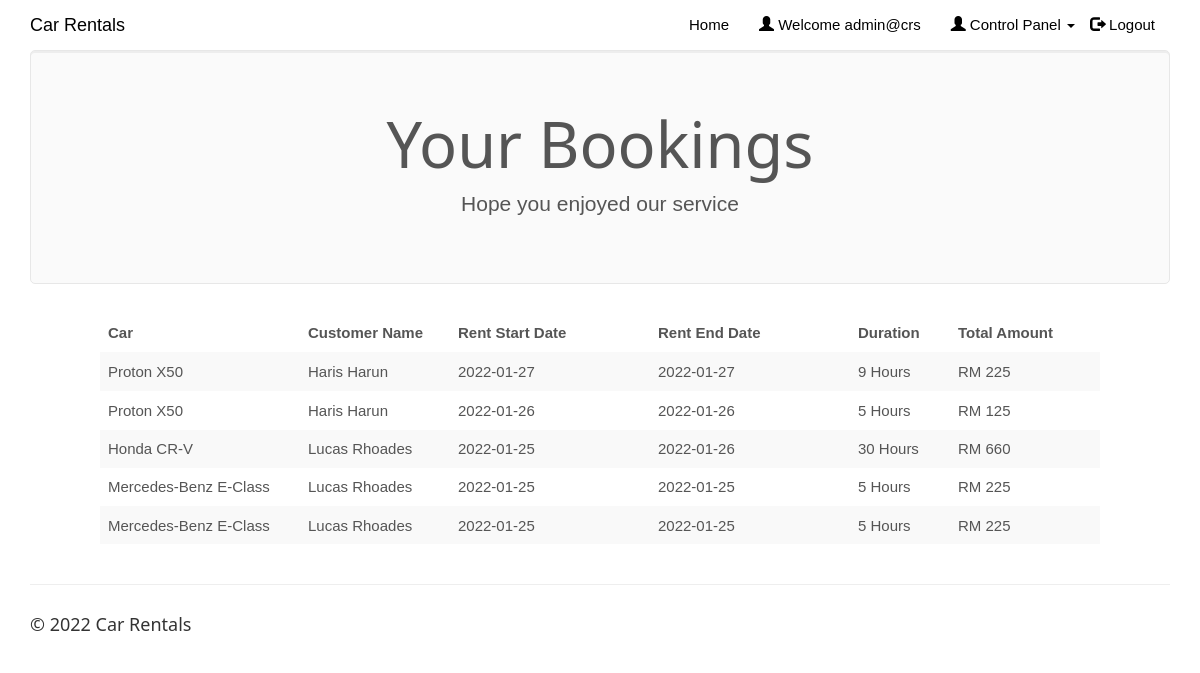
Page /php/clientview.php (signed in) on the committed database.
### tables this page shows
CREATE TABLE `rentedcars` (
  `id` int(100) NOT NULL,
  `customer_username` varchar(50) NOT NULL,
  `car_id` int(20) NOT NULL,
  `booking_date` date NOT NULL,
  `rent_start_date` date NOT NULL,
  `rent_end_date` date NOT NULL,
  `car_return_date` date DEFAULT NULL,
  `fare` double NOT NULL,
  `duration` int(255) NOT NULL,
  `total_amount` double DEFAULT NULL,
  `return_status` varchar(10) NOT NULL
);

CREATE TABLE `cars` (
  `car_id` int(20) NOT NULL,
  `car_name` varchar(50) NOT NULL,
  `car_nameplate` varchar(50) NOT NULL,
  `car_img` varchar(50) DEFAULT 'NA',
  `ac_price` float NOT NULL,
  `car_availability` varchar(10) NOT NULL
);

CREATE TABLE `customers` (
  `customer_username` varchar(50) NOT NULL,
  `customer_name` varchar(50) NOT NULL,
  `customer_phone` varchar(15) NOT NULL,
  `customer_email` varchar(25) NOT NULL,
  `customer_address` varchar(50) NOT NULL,
  `customer_password` varchar(20) NOT NULL
);

### php/clientview.php (the view, shortened to what this page needs)
<!DOCTYPE html>
<html>
<?php
$conn = Connect();
?>
<head>
<link rel="stylesheet" href="assets/bootstrap/css/bootstrap.min.css">
<link rel="stylesheet" href="assets/fonts/font-awesome.min.css">
<link rel="stylesheet" href="assets/w3css/w3.css">
<link rel="stylesheet" type="text/css" href="assets/css/customerlogin.css">
<link rel="stylesheet" type="text/css" media="screen" href="assets/css/clientpage.css" />
</head>
<body id="page-top" data-spy="scroll" data-target=".navbar-fixed-top">
    <nav class="navbar navbar-custom navbar-fixed-top" role="navigation" style="color: black">
        <div class="container">
            <div class="navbar-header">
                <a class="navbar-brand page-scroll" href="index.php">
                   Car Rentals </a>
            </div>
            <?php
                if(isset($_SESSION['login_client'])){
            ?>
            <div class="collapse navbar-collapse navbar-right navbar-main-collapse">
                <ul class="nav navbar-nav">
                    <li>
                        <a href="index.php">Home</a>
                    </li>
                    <li>
                        <a href="#"><span class="glyphicon glyphicon-user"></span> Welcome <?php echo $_SESSION['login_client']; ?></a>
                    </li>
                    <li>
                    <ul class="nav navbar-nav navbar-right">
            <li><a href="#" class="dropdown-toggle active" data-toggle="dropdown" role="button" aria-haspopup="true" aria-expanded="false"><span class="glyphicon glyphicon-user"></span> Control Panel <span class="caret"></span> </a>
            </li>
          </ul>
                    </li>
                    <li>
                        <a href="logout.php"><span class="glyphicon glyphicon-log-out"></span> Logout</a>
                    </li>
                </ul>
            </div>
            <?php
                }
                ?>
        </div>
    </nav>
<?php $login_client = $_SESSION['login_client'];
    $sql1 = "SELECT * FROM rentedcars rc, clientcars cc, customers c, cars WHERE cc.client_username = '$login_client' AND cc.car_id = rc.car_id AND rc.return_status = 'R' AND c.customer_username = rc.customer_username AND cc.car_id = cars.car_id";
    $result1 = $conn->query($sql1);
    if (mysqli_num_rows($result1) > 0) {
?>
<div class="container">
      <div class="jumbotron">
        <h1 class="text-center">Your Bookings</h1>
        <p class="text-center"> Hope you enjoyed our service </p>
      </div>
    </div>
    <div class="table-responsive" style="padding-left: 100px; padding-right: 100px;" >
<table class="table table-striped">
  <thead class="thead-dark">
<tr>
<th width="20%">Car</th>
<th width="15%">Customer Name</th>
<th width="20%">Rent Start Date</th>
<th width="20%">Rent End Date</th>
<th width="10%">Duration</th>
<th width="15%">Total Amount</th>
</tr>
</thead>
<?php
        while($row = mysqli_fetch_assoc($result1)) {
?>
<tr>
<td><?php echo $row["car_name"]; ?></td>
<td><?php echo $row["customer_name"]; ?></td>
<td><?php echo $row["rent_start_date"] ?></td>
<td><?php echo $row["rent_end_date"]; ?></td>
<td><?php echo $row["duration"]; ?> Hours</td>
<td>RM <?php echo $row["total_amount"]; ?></td>
</tr>
<?php        } ?>
                </table>
                </div>
            <?php
        } ?>
</body>
<footer class="site-footer">
        <div class="container">
            <hr>
            <div class="row">
                <div class="col-sm-6">
                    <h5>© <?php echo date("Y"); ?> Car Rentals</h5>
                </div>
            </div>
        </div>
    </footer>
</html>

### faq/assets/w3css/w3.css (style rules this page uses)
*,*:before,*:after { box-sizing:inherit }
html { -ms-text-size-adjust:100%;-webkit-text-size-adjust:100% }
body { margin:0 }
article,aside,details,figcaption,figure,footer,header,main,menu,nav,section,summary { display:block }
a { background-color:transparent;-webkit-text-decoration-skip:objects }
hr { box-sizing:content-box;height:0;overflow:visible }
html,body { font-family:Verdana,sans-serif;font-size:15px;line-height:1.5 }
html { overflow-x:hidden }
h1 { font-size:36px }
h5 { font-size:18px }
h1,h2,h3,h4,h5,h6 { font-family:"Segoe UI",Arial,sans-serif;font-weight:400;margin:10px 0 }
hr { border:0;border-top:1px solid #eee;margin:20px 0 }
a { color:inherit }

### assets/css/customerlogin.css (style rules this page uses)
body, html { height: 100%; }
body { padding-top: 50px; background-size: 100%; }
footer { display: block; }

### rows in the picture
rentedcars: car.car_name "Proton X50", customer_username.customer_name "Haris Harun", rent_start_date "2022-01-27", rent_end_date "2022-01-27", duration "9", total_amount "225"
rentedcars: car.car_name "Proton X50", customer_username.customer_name "Haris Harun", rent_start_date "2022-01-26", rent_end_date "2022-01-26", duration "5", total_amount "125"
rentedcars: car.car_name "Honda CR-V", customer_username.customer_name "Lucas Rhoades", rent_start_date "2022-01-25", rent_end_date "2022-01-26", duration "30", total_amount "660"
rentedcars: car.car_name "Mercedes-Benz E-Class", customer_username.customer_name "Lucas Rhoades", rent_start_date "2022-01-25", rent_end_date "2022-01-25", duration "5", total_amount "225"
rentedcars: car.car_name "Mercedes-Benz E-Class", customer_username.customer_name "Lucas Rhoades", rent_start_date "2022-01-25", rent_end_date "2022-01-25", duration "5", total_amount "225"

### other values in the picture
$_SESSION['login_client'] "admin@crs"
